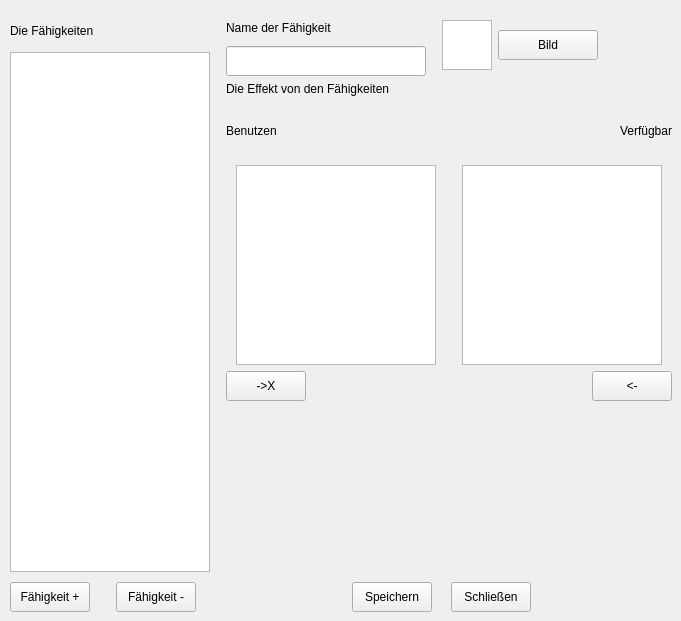
  <widget class="QWidget" name="tab_2">
   <attribute name="title">
    <string>Fähigkeiten</string>
   </attribute>
   <widget class="QWidget" name="layoutWidget2">
    <property name="geometry">
     <rect>
      <x>10</x>
      <y>15</y>
      <width>662</width>
      <height>597</height>
     </rect>
    </property>
    <layout class="QVBoxLayout" name="verticalLayout_47">
     <item>
      <layout class="QHBoxLayout" name="horizontalLayout_40">
       <item>
        <layout class="QVBoxLayout" name="verticalLayout_43">
         <item>
          <widget class="QLabel" name="mem_items_label_2">
           <property name="minimumSize">
            <size>
             <width>200</width>
             <height>25</height>
            </size>
           </property>
           <property name="maximumSize">
            <size>
             <width>200</width>
             <height>25</height>
            </size>
           </property>
           <property name="text">
            <string>Die Fähigkeiten</string>
           </property>
          </widget>
         </item>
         <item>
          <widget class="QListWidget" name="mef_items">
           <property name="minimumSize">
            <size>
             <width>200</width>
             <height>520</height>
            </size>
           </property>
           <property name="maximumSize">
            <size>
             <width>200</width>
             <height>520</height>
            </size>
           </property>
          </widget>
         </item>
        </layout>
       </item>
       <item>
        <spacer name="horizontalSpacer_27">
         <property name="orientation">
          <enum>Qt::Horizontal</enum>
         </property>
         <property name="sizeType">
          <enum>QSizePolicy::Fixed</enum>
         </property>
         <property name="sizeHint" stdset="0">
          <size>
           <width>10</width>
           <height>20</height>
          </size>
         </property>
        </spacer>
       </item>
       <item>
        <layout class="QVBoxLayout" name="verticalLayout_46">
         <item>
          <layout class="QHBoxLayout" name="horizontalLayout_29">
           <item>
            <layout class="QVBoxLayout" name="verticalLayout_42">
             <item>
              <widget class="QLabel" name="label_6">
               <property name="minimumSize">
                <size>
                 <width>200</width>
                 <height>25</height>
                </size>
               </property>
               <property name="maximumSize">
                <size>
                 <width>200</width>
                 <height>25</height>
                </size>
               </property>
               <property name="text">
                <string>Name der Fähigkeit</string>
               </property>
              </widget>
             </item>
             <item>
              <widget class="QLineEdit" name="mef_name_item">
               <property name="minimumSize">
                <size>
                 <width>200</width>
                 <height>30</height>
                </size>
               </property>
               <property name="maximumSize">
                <size>
                 <width>200</width>
                 <height>30</height>
                </size>
               </property>
               <property name="maxLength">
                <number>25</number>
               </property>
              </widget>
             </item>
            </layout>
           </item>
           <item>
            <layout class="QHBoxLayout" name="horizontalLayout_28">
             <item>
              <spacer name="horizontalSpacer_32">
               <property name="orientation">
                <enum>Qt::Horizontal</enum>
               </property>
               <property name="sizeType">
                <enum>QSizePolicy::Fixed</enum>
               </property>
               <property name="sizeHint" stdset="0">
                <size>
                 <width>10</width>
                 <height>20</height>
                </size>
               </property>
              </spacer>
             </item>
             <item>
              <widget class="QGraphicsView" name="mef_bild_icons">
               <property name="minimumSize">
                <size>
                 <width>50</width>
                 <height>50</height>
                </size>
               </property>
               <property name="maximumSize">
                <size>
                 <width>50</width>
                 <height>50</height>
                </size>
               </property>
              </widget>
             </item>
             <item>
              <widget class="QPushButton" name="mef_bild">
               <property name="minimumSize">
                <size>
                 <width>100</width>
                 <height>30</height>
                </size>
               </property>
               <property name="maximumSize">
                <size>
                 <width>100</width>
                 <height>30</height>
                </size>
               </property>
               <property name="text">
                <string>Bild</string>
               </property>
              </widget>
             </item>
             <item>
              <spacer name="horizontalSpacer_17">
               <property name="orientation">
                <enum>Qt::Horizontal</enum>
               </property>
               <property name="sizeHint" stdset="0">
                <size>
                 <width>40</width>
                 <height>20</height>
                </size>
               </property>
              </spacer>
             </item>
            </layout>
           </item>
          </layout>
         </item>
         <item>
          <layout class="QVBoxLayout" name="verticalLayout_28">
           <item>
            <widget class="QLabel" name="label_7">
             <property name="text">
              <string>Die Effekt von den Fähigkeiten</string>
             </property>
            </widget>
           </item>
           <item>
            <layout class="QVBoxLayout" name="verticalLayout_27">
             <item>
              <layout class="QHBoxLayout" name="horizontalLayout_19">
               <item>
                <widget class="QLabel" name="label_11">
                 <property name="text">
                  <string>Benutzen</string>
                 </property>
                </widget>
               </item>
               <item>
                <spacer name="horizontalSpacer_19">
                 <property name="orientation">
                  <enum>Qt::Horizontal</enum>
                 </property>
                 <property name="sizeHint" stdset="0">
                  <size>
                   <width>40</width>
                   <height>20</height>
                  </size>
                 </property>
                </spacer>
               </item>
               <item>
                <widget class="QLabel" name="label_12">
                 <property name="text">
                  <string>Verfügbar</string>
                 </property>
                </widget>
               </item>
              </layout>
             </item>
             <item>
              <layout class="QHBoxLayout" name="horizontalLayout_18">
               <item>
                <widget class="QListWidget" name="listWidget_effekte_2">
                 <property name="minimumSize">
                  <size>
                   <width>200</width>
                   <height>200</height>
                  </size>
                 </property>
                 <property name="maximumSize">
                  <size>
                   <width>200</width>
                   <height>200</height>
                  </size>
                 </property>
                </widget>
               </item>
               <item>
                <spacer name="horizontalSpacer_31">
                 <property name="orientation">
                  <enum>Qt::Horizontal</enum>
                 </property>
                 <property name="sizeType">
                  <enum>QSizePolicy::Fixed</enum>
                 </property>
                 <property name="sizeHint" stdset="0">
                  <size>
                   <width>10</width>
                   <height>20</height>
                  </size>
                 </property>
                </spacer>
               </item>
               <item>
                <widget class="QListWidget" name="listWidget_effekte_4">
                 <property name="minimumSize">
                  <size>
                   <width>200</width>
                   <height>200</height>
                  </size>
                 </property>
                 <property name="maximumSize">
                  <size>
                   <width>200</width>
                   <height>200</height>
                  </size>
                 </property>
                </widget>
               </item>
              </layout>
             </item>
             <item>
              <layout class="QHBoxLayout" name="horizontalLayout_16">
               <item>
                <widget class="QPushButton" name="pushButton_gegenst_hinzufuegen_2">
                 <property name="minimumSize">
                  <size>
                   <width>80</width>
                   <height>30</height>
                  </size>
                 </property>
                 <property name="maximumSize">
                  <size>
                   <width>80</width>
                   <height>30</height>
                  </size>
                 </property>
                 <property name="text">
                  <string>-&gt;X</string>
                 </property>
                </widget>
               </item>
               <item>
                <spacer name="horizontalSpacer_18">
                 <property name="orientation">
                  <enum>Qt::Horizontal</enum>
                 </property>
                 <property name="sizeHint" stdset="0">
                  <size>
                   <width>40</width>
                   <height>20</height>
                  </size>
                 </property>
                </spacer>
               </item>
               <item>
                <widget class="QPushButton" name="pushButton_gegenstand_entfernen_entfernen_2">
                 <property name="minimumSize">
                  <size>
                   <width>80</width>
                   <height>30</height>
                  </size>
                 </property>
                 <property name="maximumSize">
                  <size>
                   <width>80</width>
                   <height>30</height>
                  </size>
                 </property>
                 <property name="text">
                  <string>&lt;-</string>
                 </property>
                 <property name="autoRepeatDelay">
                  <number>300</number>
                 </property>
                 <property name="autoRepeatInterval">
                  <number>100</number>
                 </property>
                </widget>
               </item>
              </layout>
             </item>
            </layout>
           </item>
          </layout>
         </item>
         <item>
          <spacer name="verticalSpacer_9">
           <property name="orientation">
            <enum>Qt::Vertical</enum>
           </property>
           <property name="sizeType">
            <enum>QSizePolicy::Fixed</enum>
           </property>
           <property name="sizeHint" stdset="0">
            <size>
             <width>20</width>
             <height>175</height>
            </size>
           </property>
          </spacer>
         </item>
        </layout>
       </item>
      </layout>
     </item>
     <item>
      <layout class="QHBoxLayout" name="horizontalLayout_42">
       <item>
        <widget class="QPushButton" name="mef_neu_item">
         <property name="minimumSize">
          <size>
           <width>80</width>
           <height>30</height>
          </size>
         </property>
         <property name="maximumSize">
          <size>
           <width>80</width>
           <height>30</height>
          </size>
         </property>
         <property name="text">
          <string>Fähigkeit +</string>
         </property>
        </widget>
       </item>
       <item>
        <spacer name="horizontalSpacer_40">
         <property name="orientation">
          <enum>Qt::Horizontal</enum>
         </property>
         <property name="sizeType">
          <enum>QSizePolicy::Fixed</enum>
         </property>
         <property name="sizeHint" stdset="0">
          <size>
           <width>20</width>
           <height>20</height>
          </size>
         </property>
        </spacer>
       </item>
       <item>
        <widget class="QPushButton" name="mef_entfernen_item">
         <property name="minimumSize">
          <size>
           <width>80</width>
           <height>30</height>
          </size>
         </property>
         <property name="maximumSize">
          <size>
           <width>80</width>
           <height>30</height>
          </size>
         </property>
         <property name="text">
          <string>Fähigkeit -</string>
         </property>
         <property name="autoRepeatDelay">
          <number>300</number>
         </property>
         <property name="autoRepeatInterval">
          <number>100</number>
         </property>
        </widget>
       </item>
       <item>
        <spacer name="horizontalSpacer_42">
         <property name="orientation">
          <enum>Qt::Horizontal</enum>
         </property>
         <property name="sizeType">
          <enum>QSizePolicy::Fixed</enum>
         </property>
         <property name="sizeHint" stdset="0">
          <size>
           <width>150</width>
           <height>20</height>
          </size>
         </property>
        </spacer>
       </item>
       <item>
        <widget class="QPushButton" name="pushButton_5">
         <property name="minimumSize">
          <size>
           <width>80</width>
           <height>30</height>
          </size>
         </property>
         <property name="maximumSize">
          <size>
           <width>80</width>
           <height>30</height>
          </size>
         </property>
         <property name="text">
          <string>Speichern</string>
         </property>
        </widget>
       </item>
       <item>
        <spacer name="horizontalSpacer_43">
         <property name="orientation">
          <enum>Qt::Horizontal</enum>
         </property>
         <property name="sizeType">
          <enum>QSizePolicy::Fixed</enum>
         </property>
         <property name="sizeHint" stdset="0">
          <size>
           <width>13</width>
           <height>20</height>
          </size>
         </property>
        </spacer>
       </item>
       <item>
        <widget class="QPushButton" name="meh_schliessen_4">
         <property name="minimumSize">
          <size>
           <width>80</width>
           <height>30</height>
          </size>
         </property>
         <property name="maximumSize">
          <size>
           <width>80</width>
           <height>30</height>
          </size>
         </property>
         <property name="text">
          <string>Schließen</string>
         </property>
        </widget>
       </item>
       <item>
        <spacer name="horizontalSpacer_50">
         <property name="orientation">
          <enum>Qt::Horizontal</enum>
         </property>
         <property name="sizeHint" stdset="0">
          <size>
           <width>40</width>
           <height>20</height>
          </size>
         </property>
        </spacer>
       </item>
      </layout>
     </item>
    </layout>
   </widget>
  </widget>
